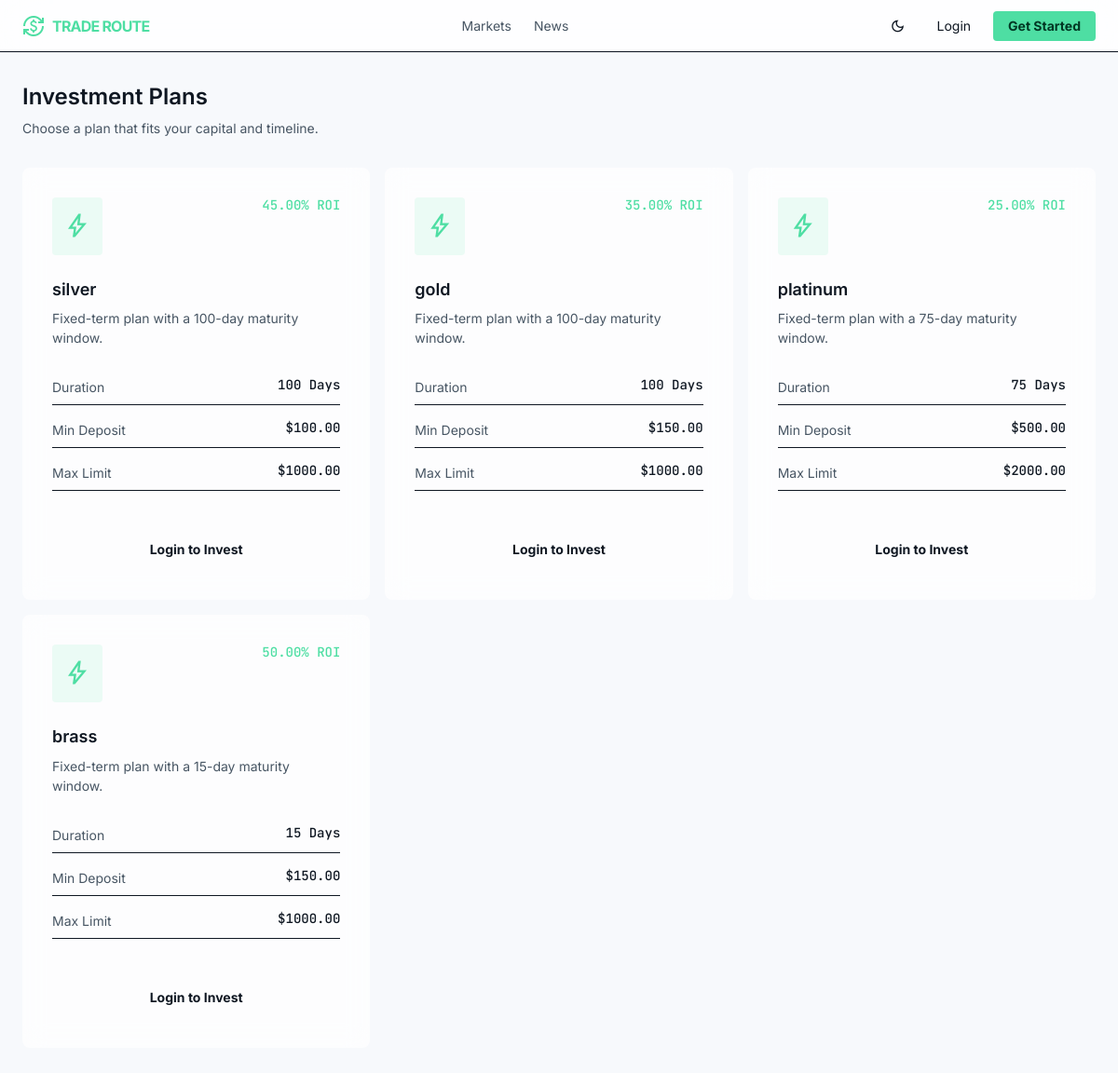
The app's page /plans/ with its own data.
### core/models.py (models this page shows, shortened)
class SiteSetting(models.Model):
    site_name = models.CharField(max_length=100)
    logo = models.ImageField(upload_to="logo/", blank=True, null=True)   # <-- add blank=True, null=True
    site_description = models.CharField(
        max_length=300,
        blank=True,
        help_text="Shown as the description in link previews (WhatsApp, Facebook, Telegram, etc.)"
    )
    og_image = models.ImageField(
        upload_to="og_images/",
        blank=True,
        null=True,
        help_text="Recommended size: 1200x630px. Used as the thumbnail when your site link is shared."
    )
    minimum_deposit = models.DecimalField(max_digits=20, decimal_places=2)
    minimum_withdrawal = models.DecimalField(max_digits=20, decimal_places=2)
    referral_bonus = models.DecimalField(max_digits=5, decimal_places=2)
    maintenance_mode = models.BooleanField(default=False)
    support_email = models.EmailField()
    support_phone = models.CharField(max_length=30)

class InvestmentPlan(models.Model):
    name = models.CharField(max_length=100)
    minimum = models.DecimalField(max_digits=20, decimal_places=2)
    maximum = models.DecimalField(max_digits=20, decimal_places=2)
    roi = models.DecimalField(
        max_digits=5,
        decimal_places=2,
        help_text="Percentage"
    )
    duration_days = models.PositiveIntegerField()
    active = models.BooleanField(default=True)
    created_at = models.DateTimeField(auto_now_add=True)

### core/views.py (the view)
# urls.py: path("plans/", views.investment_plans_view, name="investment_plans"),
def investment_plans_view(request):
    plans = InvestmentPlan.objects.filter(active=True)
    return render(request, "core/investment_plans.html", {"plans": plans})

### core/context_processors.py (called while the page is built)
def site_settings(request):
    return {"site_settings": SiteSetting.objects.first()}

def notifications_badge(request):
    if request.user.is_authenticated:
        count = Notification.objects.filter(user=request.user, is_read=False).count()
    else:
        count = 0
    return {"unread_notifications_count": count}

### core/templates/core/investment_plans.html (shortened to what this page needs)
{% extends "core/base.html" %}
{% block content %}
<div class="max-w-max-desktop mx-auto px-container-padding py-stack-lg">
    <h1 class="font-display-lg text-headline-md mb-2">Investment Plans</h1>
    <p class="text-on-surface-variant mb-8">Choose a plan that fits your capital and timeline.</p>
    <div class="grid grid-cols-1 md:grid-cols-2 lg:grid-cols-3 gap-gutter">
        {% for plan in plans %}
        <div class="glass-panel p-8 rounded-xl flex flex-col">
            <div class="flex justify-between items-start mb-6">
                <div class="bg-primary/10 p-3 rounded-lg text-primary">
                    <span class="material-symbols-outlined text-3xl">bolt</span>
                </div>
                <span class="text-primary font-data-md text-data-md">{{ plan.roi }}% ROI</span>
            </div>
            <h3 class="font-headline-sm text-headline-sm mb-2">{{ plan.name }}</h3>
            <p class="text-on-surface-variant text-body-md mb-8">Fixed-term plan with a {{ plan.duration_days }}-day maturity window.</p>
            <div class="space-y-4 mb-10 mt-auto">
                <div class="flex justify-between border-b edge-b-5 pb-2">
                    <span class="text-on-surface-variant">Duration</span>
                    <span class="font-data-md text-data-md">{{ plan.duration_days }} Days</span>
                </div>
                <div class="flex justify-between border-b edge-b-5 pb-2">
                    <span class="text-on-surface-variant">Min Deposit</span>
                    <span class="font-data-md text-data-md">${{ plan.minimum }}</span>
                </div>
                <div class="flex justify-between border-b edge-b-5 pb-2">
                    <span class="text-on-surface-variant">Max Limit</span>
                    <span class="font-data-md text-data-md">${{ plan.maximum }}</span>
                </div>
            </div>
            {% if user.is_authenticated %}
            <a href="{% url 'core:investment_create' %}?plan={{ plan.id }}" class="btn-primary w-full">
                Invest Now
            </a>
            {% else %}
            <a href="{% url 'core:login' %}?next={% url 'core:investment_create' %}%3Fplan%3D{{ plan.id }}" class="btn-secondary w-full">
                Login to Invest
            </a>
            {% endif %}
        </div>
        {% empty %}
        <p class="text-on-surface-variant col-span-3">No active plans at the moment.</p>
        {% endfor %}
    </div>
</div>
{% endblock %}

### core/templates/core/base.html (shortened to what this page needs)
{% load static %}
<!DOCTYPE html>
<html lang="en">
<head>
<script src="https://cdn.tailwindcss.com?plugins=forms,container-queries"></script>
<script id="tailwind-config">
    tailwind.config = {
        darkMode: "class",
        theme: {
            extend: {
                colors: {
                    "background": "rgb(var(--color-background) / <alpha-value>)",
                    "surface": "rgb(var(--color-surface) / <alpha-value>)",
                    "surface-container-low": "rgb(var(--color-surface-container-low) / <alpha-value>)",
                    "surface-container-lowest": "rgb(var(--color-surface-container-lowest) / <alpha-value>)",
                    "surface-bright": "rgb(var(--color-surface-bright) / <alpha-value>)",
                    "on-surface": "rgb(var(--color-on-surface) / <alpha-value>)",
                    "on-surface-variant": "rgb(var(--color-on-surface-variant) / <alpha-value>)",
                    "edge": "rgb(var(--color-edge) / <alpha-value>)",
                    "primary": "#4edea3",
                    "on-primary": "#003824",
                    "on-primary-fixed": "#002113",
                    "error": "#ffb4ab",
                    "on-tertiary-fixed-variant": "#59a7cf"
                },
                borderRadius: {
                    DEFAULT: "0.125rem",
                    lg: "0.25rem",
                    xl: "0.5rem",
                    full: "0.75rem"
                },
                spacing: {
                    "stack-sm": "8px",
                    "max-width-desktop": "1440px",
                    "stack-lg": "32px",
                    "gutter": "16px",
                    "unit": "4px",
                    "container-padding": "24px",
                    "stack-md": "16px"
                },
                fontFamily: {
                    "data-lg": ["JetBrains Mono"],
                    "data-md": ["JetBrains Mono"],
                    "body-lg": ["Inter"],
                    "label-caps": ["Inter"],
                    "display-lg": ["Inter"],
                    "headline-md": ["Inter"],
                    "body-md": ["Inter"],
                    "headline-sm": ["Inter"]
                },
                fontSize: {
                    "data-lg": ["18px", {"lineHeight": "1.2", "fontWeight": "500"}],
                    "data-md": ["14px", {"lineHeight": "1.2", "fontWeight": "500"}],
                    "body-lg": ["16px", {"lineHeight": "1.6", "fontWeight": "400"}],
                    "label-caps": ["11px", {"lineHeight": "1", "letterSpacing": "0.08em", "fontWeight": "700"}],
                    "display-lg": ["48px", {"lineHeight": "1.1", "letterSpacing": "-0.02em", "fontWeight": "700"}],
                    "headline-md": ["24px", {"lineHeight": "1.3", "fontWeight": "600"}],
                    "body-md": ["14px", {"lineHeight": "1.5", "fontWeight": "400"}],
                    "headline-sm": ["18px", {"lineHeight": "1.4", "fontWeight": "600"}]
                }
            }
        }
    };
</script>
</head>
<body class="font-body-md text-body-md selection:bg-primary/30">
<header class="fixed top-0 w-full z-50 bg-surface/80 backdrop-blur-xl border-b edge-b-10 shadow-sm flex items-center justify-between px-4 md:px-6 h-14">
    <a href="{% url 'core:landing' %}" class="flex items-center gap-2 shrink-0">
        <span class="material-symbols-outlined text-primary text-2xl" style="font-variation-settings: 'FILL' 1;">currency_exchange</span>
        <span class="font-display-lg text-sm md:text-base font-bold tracking-tighter text-primary">{{ site_settings.site_name|default:"NEON_TRADE" }}</span>
    </a>
    <nav class="hidden md:flex items-center gap-6 text-sm">
        <a class="text-on-surface-variant hover:text-primary transition-colors" href="{% url 'core:investment_plans' %}">Markets</a>
        <a class="text-on-surface-variant hover:text-primary transition-colors" href="{% url 'core:news_list' %}">News</a>
    </nav>
    <div class="flex items-center gap-2">
        <button id="theme-toggle" type="button" aria-label="Toggle light and dark mode"
                class="w-9 h-9 flex items-center justify-center rounded-lg edge-bg-5 transition-all">
            <span class="material-symbols-outlined text-on-surface text-lg" id="theme-toggle-icon">dark_mode</span>
        </button>
        {% if user.is_authenticated %}
            <a href="{% url 'core:dashboard' %}" class="bg-primary text-on-primary text-sm font-bold px-4 py-1.5 rounded-lg active:scale-95 transition-transform">
                Dashboard
            </a>
            <a href="{% url 'core:logout' %}" class="hidden md:block text-on-surface-variant hover:text-primary text-sm px-1 transition-all">
                Logout
            </a>
        {% else %}
            <a href="{% url 'core:login' %}" class="hidden md:block text-on-surface text-sm edge-bg-5 px-4 py-1.5 rounded-lg transition-all">
                Login
            </a>
            <a href="{% url 'core:register' %}" class="bg-primary text-on-primary text-sm font-bold px-4 py-1.5 rounded-lg active:scale-95 transition-transform">
                Get Started
            </a>
        {% endif %}
    </div>
</header>
<main class="pt-14">
{% block content %}{% endblock %}
</main>
</body>
</html>

### core/templates/core/base.html (style rules this page uses)
:root { --color-background: 247 249 252; --color-surface: 255 255 255; --color-surface-container-low: 240 243 248; --color-surface-container-lowest: 255 255 255; --color-surface-bright: 255 255 255; --color-on-surface: 15 23 34; --color-on-surface-variant: 71 85 99; --color-edge: 15 23 34; --color-panel-bg: 255, 255, 255; --color-panel-bg-alpha: 0.7; --color-panel-border-alpha: 0.08; }

### records on screen
SiteSetting: site_name "TRADE ROUTE"
InvestmentPlan: roi "45.00", name "silver", duration_days "100", minimum "100.00", maximum "1000.00"
InvestmentPlan: roi "35.00", name "gold", duration_days "100", minimum "150.00", maximum "1000.00"
InvestmentPlan: roi "25.00", name "platinum", duration_days "75", minimum "500.00", maximum "2000.00"
InvestmentPlan: roi "50.00", name "brass", duration_days "15", minimum "150.00", maximum "1000.00"
